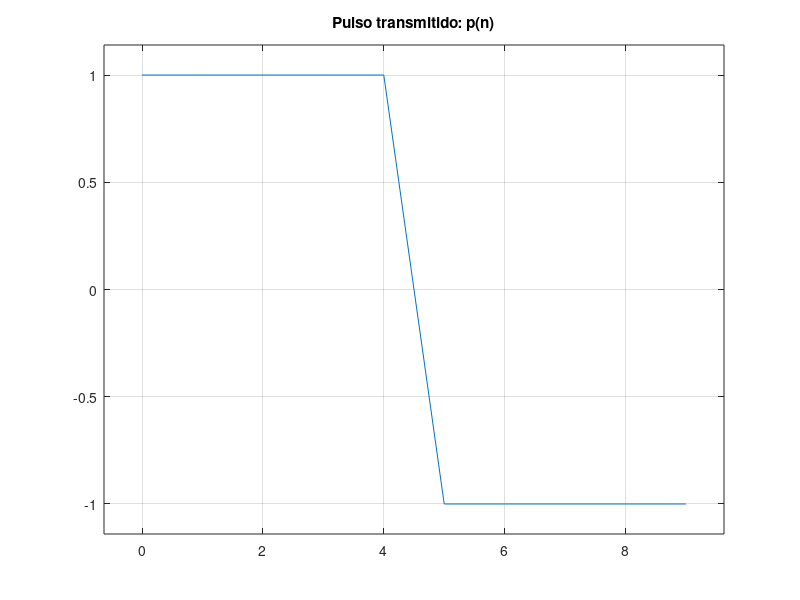
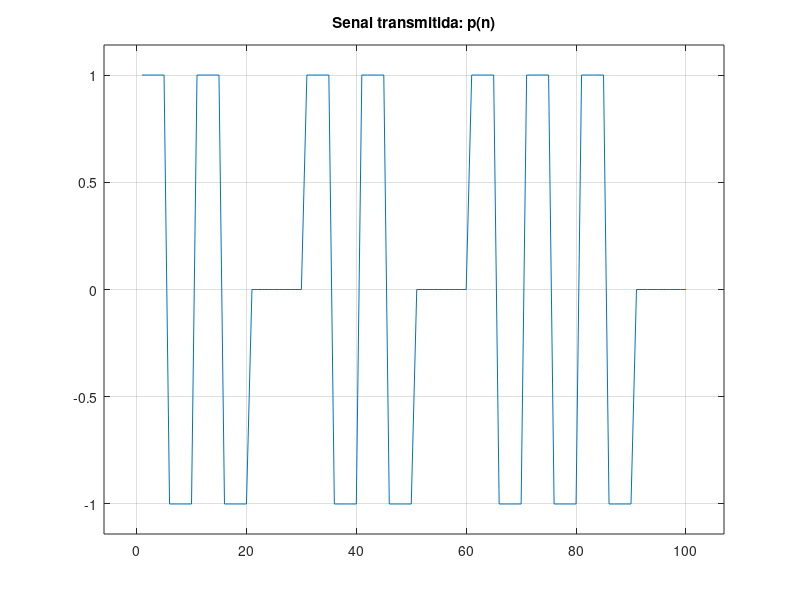

These charts were generated, in order, by the following MATLAB code:
%%%%%%           SISTEMA DE TRANSMISION BANDA BASE         %%%%%%


clear;
close all;

%=================== Parametros ==================================
N=10;		 % Periodo de simbolo, longitud del pulso, siempre debe ser par
L=10;		 % Numero de bits a transmitir
tipopulso=3; 
       

%=================== Generacion del pulso =========================

if tipopulso == 1  %pulso rectangular
    n=0:N-1;
    pulso = ones(1, N); 
elseif tipopulso == 2 % Pulso mitad del rectágular
    n=0:N-1;
    pulso = [ones(1, N / 2), zeros(1, N / 2)];
    
elseif tipopulso == 3 % Pulso de Manchester
    n=0:N-1;
    pulso = [ones(1, N / 2), -ones(1, N / 2)];
elseif tipopulso == 4 % Pulso de rampa
    n=0:N-1;
    pulso = [linspace(0, 1, N)];
end


%=================== Calculo de la energia del pulso =============
%Escriba el codigo para calcular la energia

energia = sum(pulso.^2);

%=================== Generacion de la senal (modulacion) =========

bits=rand(1,L) < 0.5; %genera 0 y 1 a partir de un vector de numeros 
                      %aleatorios con distribucion uniforme

%Escriba un bucle que asocie un pulso con amplitud positiva a 0 y 
%un pulso con amplitud negativa a 1

senal = zeros(1, N * L);

k = 1;

for i = 1:length(bits)
    for j = 1:length(pulso)
        if bits(i) == 1
            senal(k) = 0;
        else
            senal(k) = pulso(j);
        end
        
        k = k + 1;
    end
end

%=================== Representacion grafica ===================
figure(1)
%subplot(121);
plot(n,pulso);
title('Pulso transmitido: p(n)');
axis padded;
grid;
 

%Escriba el codigo para representar la senal
figure(2)
%subplot(122);
plot((1:N*L), senal);
title('Senal transmitida: p(n)');
axis padded;
grid on;